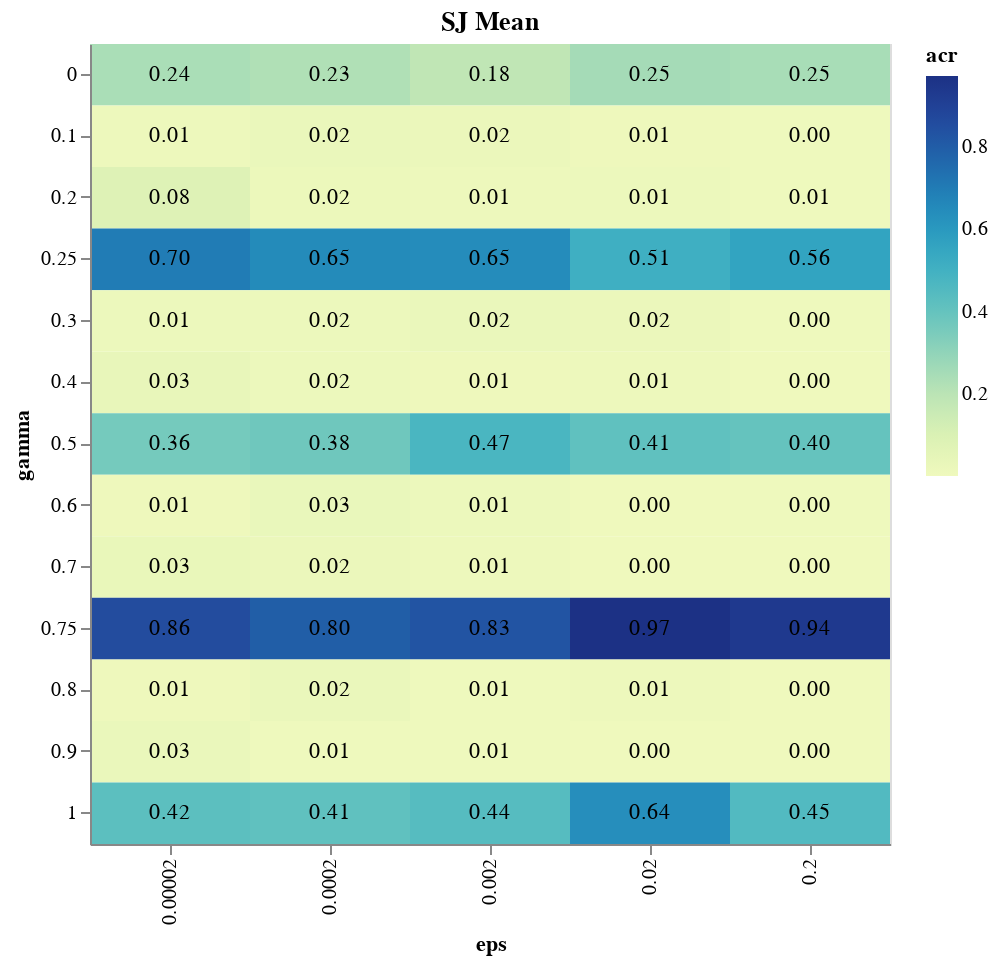

The notebook cell this image was saved under:
### Code cell
chosen_norm: str = "SJ Mean"
filtered = data[data.EBNorm == chosen_norm]
filtered = filter(filtered, "z", 50)

new_cols = ["gamma", "eps", "acr"]
new_df = pd.DataFrame(columns=new_cols)

for gamma in sorted(filtered.gamma.unique()):
    for epsilon in sorted(filtered.eps.unique()):
        super_filtered = filtered[(filtered.gamma == gamma) & (filtered.eps == epsilon)]
        #print(super_filtered.shape)
        mean_acr: float = super_filtered.Disc.mean()
        #print(gamma, epsilon, mean_acr)
        new_df.loc[len(new_df)] = [gamma, epsilon, mean_acr]
        
#print(new_df)
        
heatmap = alt.Chart(new_df).mark_rect().encode(
    x='eps:O',
    y='gamma:O',
    color='acr:Q'
).properties(
    height=400,
    width=400,
    title = chosen_norm
)

text = heatmap.mark_text().encode(
    text=alt.Text('acr:Q', format=".2f"),
    color=alt.value('black')
)

heatmap + text

### Figure 1 — Vega-Lite specification as saved in the notebook (floating-point values rounded to 4 significant figures)
{"config": {"view": {"continuousWidth": 400, "continuousHeight": 300}}, "layer": [{"mark": "rect", "encoding": {"color": {"field": "acr", "type": "quantitative"}, "x": {"field": "eps", "type": "ordinal"}, "y": {"field": "gamma", "type": "ordinal"}}, "height": 400, "title": "SJ Mean", "width": 400}, {"mark": "text", "encoding": {"color": {"value": "black"}, "text": {"field": "acr", "format": ".2f", "type": "quantitative"}, "x": {"field": "eps", "type": "ordinal"}, "y": {"field": "gamma", "type": "ordinal"}}, "height": 400, "title": "SJ Mean", "width": 400}], "data": {"name": "data-1e3499ac30bfcd94a43a3f1f161d840a"}, "$schema": "https://vega.github.io/schema/vega-lite/v4.17.0.json", "datasets": {"data-1e3499ac30bfcd94a43a3f1f161d840a": [{"gamma": 0.0, "eps": 2e-05, "acr": 0.239}, {"gamma": 0.0, "eps": 0.0002, "acr": 0.2253}, {"gamma": 0.0, "eps": 0.002, "acr": 0.1847}, {"gamma": 0.0, "eps": 0.02, "acr": 0.2531}, {"gamma": 0.0, "eps": 0.2, "acr": 0.2455}, {"gamma": 0.1, "eps": 2e-05, "acr": 0.008846}, {"gamma": 0.1, "eps": 0.0002, "acr": 0.02346}, {"gamma": 0.1, "eps": 0.002, "acr": 0.02038}, {"gamma": 0.1, "eps": 0.02, "acr": 0.007308}, {"gamma": 0.1, "eps": 0.2, "acr": 0.003462}, {"gamma": 0.2, "eps": 2e-05, "acr": 0.08115}, {"gamma": 0.2, "eps": 0.0002, "acr": 0.01731}, {"gamma": 0.2, "eps": 0.002, "acr": 0.01269}, {"gamma": 0.2, "eps": 0.02, "acr": 0.01308}, {"gamma": 0.2, "eps": 0.2, "acr": 0.005}, {"gamma": 0.25, "eps": 2e-05, "acr": 0.7004}, {"gamma": 0.25, "eps": 0.0002, "acr": 0.6508}, {"gamma": 0.25, "eps": 0.002, "acr": 0.6476}, {"gamma": 0.25, "eps": 0.02, "acr": 0.5096}, {"gamma": 0.25, "eps": 0.2, "acr": 0.5588}, {"gamma": 0.3, "eps": 2e-05, "acr": 0.01412}, {"gamma": 0.3, "eps": 0.0002, "acr": 0.01577}, {"gamma": 0.3, "eps": 0.002, "acr": 0.02462}, {"gamma": 0.3, "eps": 0.02, "acr": 0.02192}, {"gamma": 0.3, "eps": 0.2, "acr": 0.004231}, {"gamma": 0.4, "eps": 2e-05, "acr": 0.03462}, {"gamma": 0.4, "eps": 0.0002, "acr": 0.01538}, {"gamma": 0.4, "eps": 0.002, "acr": 0.007692}, {"gamma": 0.4, "eps": 0.02, "acr": 0.009231}, {"gamma": 0.4, "eps": 0.2, "acr": 0.001538}, {"gamma": 0.5, "eps": 2e-05, "acr": 0.3616}, {"gamma": 0.5, "eps": 0.0002, "acr": 0.3761}, {"gamma": 0.5, "eps": 0.002, "acr": 0.4732}, {"gamma": 0.5, "eps": 0.02, "acr": 0.4129}, {"gamma": 0.5, "eps": 0.2, "acr": 0.4014}, {"gamma": 0.6, "eps": 2e-05, "acr": 0.006923}, {"gamma": 0.6, "eps": 0.0002, "acr": 0.02769}, {"gamma": 0.6, "eps": 0.002, "acr": 0.01308}, {"gamma": 0.6, "eps": 0.02, "acr": 0.003077}, {"gamma": 0.6, "eps": 0.2, "acr": 0.003462}, {"gamma": 0.7, "eps": 2e-05, "acr": 0.02885}, {"gamma": 0.7, "eps": 0.0002, "acr": 0.01961}, {"gamma": 0.7, "eps": 0.002, "acr": 0.01059}, {"gamma": 0.7, "eps": 0.02, "acr": 0.001538}, {"gamma": 0.7, "eps": 0.2, "acr": 0.0007692}, {"gamma": 0.75, "eps": 2e-05, "acr": 0.858}, {"gamma": 0.75, "eps": 0.0002, "acr": 0.7964}, {"gamma": 0.75, "eps": 0.002, "acr": 0.8298}, {"gamma": 0.75, "eps": 0.02, "acr": 0.9724}, {"gamma": 0.75, "eps": 0.2, "acr": 0.9364}, {"gamma": 0.8, "eps": 2e-05, "acr": 0.006923}, {"gamma": 0.8, "eps": 0.0002, "acr": 0.02308}, {"gamma": 0.8, "eps": 0.002, "acr": 0.005385}, {"gamma": 0.8, "eps": 0.02, "acr": 0.008077}, {"gamma": 0.8, "eps": 0.2, "acr": 0.001154}, {"gamma": 0.9, "eps": 2e-05, "acr": 0.02654}, {"gamma": 0.9, "eps": 0.0002, "acr": 0.005385}, {"gamma": 0.9, "eps": 0.002, "acr": 0.005385}, {"gamma": 0.9, "eps": 0.02, "acr": 0.002308}, {"gamma": 0.9, "eps": 0.2, "acr": 0.0007692}, {"gamma": 1.0, "eps": 2e-05, "acr": 0.4235}, {"gamma": 1.0, "eps": 0.0002, "acr": 0.4143}, {"gamma": 1.0, "eps": 0.002, "acr": 0.4404}, {"gamma": 1.0, "eps": 0.02, "acr": 0.6379}, {"gamma": 1.0, "eps": 0.2, "acr": 0.4504}]}}
